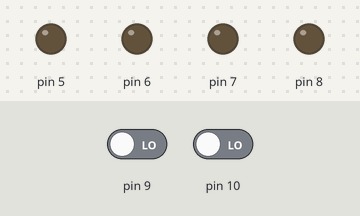
Recording of a sketch running on a simulated Arduino Uno, built with avr-gcc and run on an emulated ATmega328P. Parts: output pins drawn as LEDs (lit = HIGH). Inputs (shaded band) come from the test bench; at power-on: pin 9 LOW, pin 10 LOW.

Above: at 1.2 s.
1.3 s: pin 9 driven HIGH
At 2.5 s:
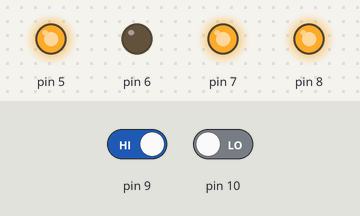
2.8 s: pin 10 driven HIGH
At 3.8 s:
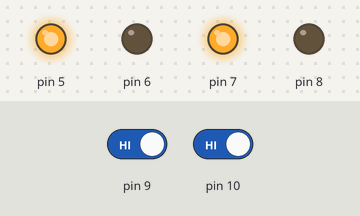
4.3 s: pin 9 driven LOW
At 5.0 s:
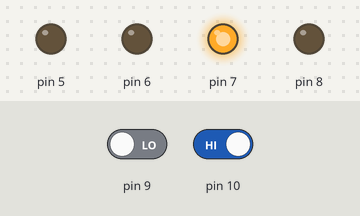
5.8 s: pin 10 driven LOW
At 6.1 s:
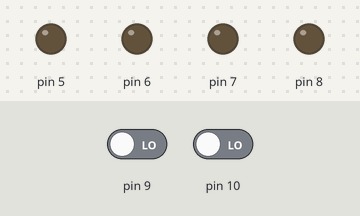
Timing chart, 0 to 8.3 s (numbered marks = the images above; inputs shaded):
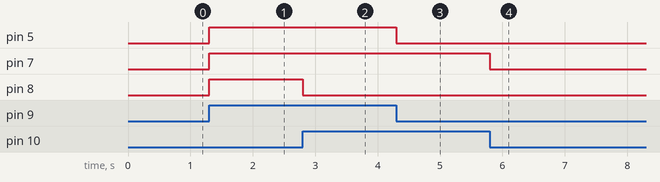

Measured:
- after the input at 1.3 s, pin 5, pin 7, pin 8: LOW → HIGH at once
- after the input at 2.8 s, pin 8: HIGH → LOW at once
- after the input at 4.3 s, pin 5: HIGH → LOW at once
- after the input at 5.8 s, pin 7: HIGH → LOW at once

The sketch:

PID_adjusted.ino
```cpp
void setup() {
// put your setup code here, to run once:
pinMode(5,OUTPUT);
pinMode(6,OUTPUT);
pinMode(7,OUTPUT);
pinMode(8,OUTPUT);
pinMode(9,INPUT);
pinMode(10,INPUT);
}

void loop() {
// put your main code here, to run repeatedly:
int s1=digitalRead(9);
int s2=digitalRead(10);
if(s1==HIGH && s2==HIGH)
{
digitalWrite(5,HIGH);
digitalWrite(6,LOW);
digitalWrite(7,HIGH);
digitalWrite(8,LOW);
}
else if(s1==HIGH&&s2==LOW)
{
digitalWrite(5,HIGH);
digitalWrite(6,LOW);
digitalWrite(7,HIGH);
digitalWrite(8,HIGH);
}
else if(s1==LOW&&s2==HIGH)
{
digitalWrite(5,LOW);
digitalWrite(6,LOW);
digitalWrite(7,HIGH);
digitalWrite(8,LOW);
}
else
{
digitalWrite(5,LOW);
digitalWrite(6,LOW);
digitalWrite(7,LOW);
digitalWrite(8,LOW);
}
}
```
